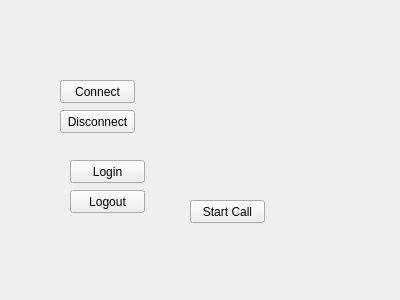
<?xml version="1.0" encoding="UTF-8"?>
<ui version="4.0">
 <class>ns::MainWidget</class>
 <widget class="QWidget" name="ns::MainWidget">
  <property name="geometry">
   <rect>
    <x>0</x>
    <y>0</y>
    <width>400</width>
    <height>300</height>
   </rect>
  </property>
  <property name="windowTitle">
   <string>Demo</string>
  </property>
  <widget class="QPushButton" name="pushButtonConnect">
   <property name="geometry">
    <rect>
     <x>60</x>
     <y>80</y>
     <width>75</width>
     <height>23</height>
    </rect>
   </property>
   <property name="text">
    <string>Connect</string>
   </property>
  </widget>
  <widget class="QPushButton" name="pushButtonDisconnect">
   <property name="geometry">
    <rect>
     <x>60</x>
     <y>110</y>
     <width>75</width>
     <height>23</height>
    </rect>
   </property>
   <property name="text">
    <string>Disconnect</string>
   </property>
  </widget>
  <widget class="QPushButton" name="pushButtonLogin">
   <property name="geometry">
    <rect>
     <x>70</x>
     <y>160</y>
     <width>75</width>
     <height>23</height>
    </rect>
   </property>
   <property name="text">
    <string>Login</string>
   </property>
  </widget>
  <widget class="QPushButton" name="pushButtonLogout">
   <property name="geometry">
    <rect>
     <x>70</x>
     <y>190</y>
     <width>75</width>
     <height>23</height>
    </rect>
   </property>
   <property name="text">
    <string>Logout</string>
   </property>
  </widget>
  <widget class="QPushButton" name="pushButtonStartCall">
   <property name="geometry">
    <rect>
     <x>190</x>
     <y>200</y>
     <width>75</width>
     <height>23</height>
    </rect>
   </property>
   <property name="text">
    <string>Start Call</string>
   </property>
  </widget>
 </widget>
 <resources/>
 <connections/>
</ui>
